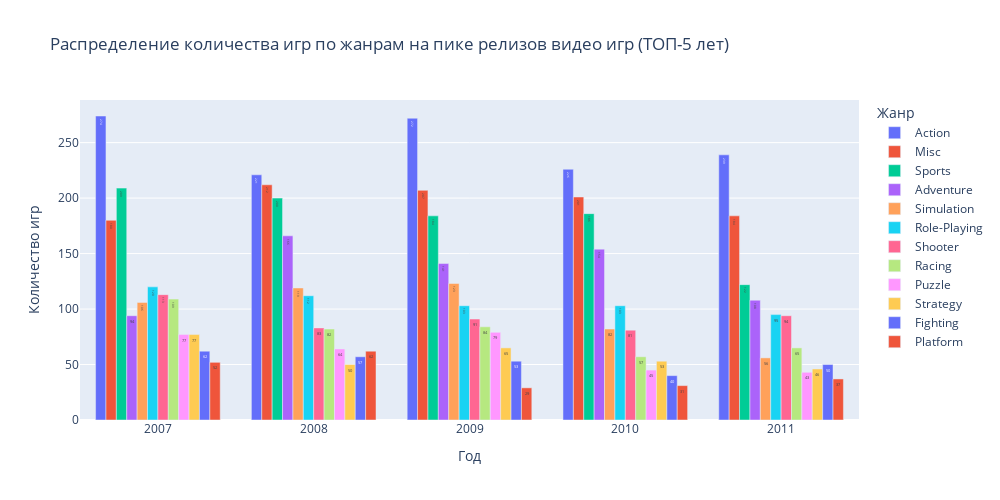

Source (notebook cell):
### Code cell
bar_data = games_df.groupby(['year', 'genre'], as_index=False)['global_sales'].count()\
                            .sort_values(['global_sales'], ascending=False)
top_years = tuple(games_df.groupby(['year'])['global_sales'].count().nlargest(5).index)
bar_data['global_sales'] = bar_data['global_sales'].round()
bar_data = bar_data[bar_data['year'].isin(top_years)]

fig = px.bar(
    data_frame=bar_data,
    x='year',
    y='global_sales',
    barmode='group',
    color='genre',
    text='global_sales',
    orientation='v',
    height=500,
    width=1000,
    title='Распределение количества игр по жанрам на пике релизов видео игр (ТОП-5 лет)',
    labels=dict(year="Год", global_sales="Количество игр", genre='Жанр'),
)
fig.show()

### Figure 1 — Plotly figure (JSON) as saved in the notebook; plotly's stock layout.template omitted (floating-point values rounded to 4 significant figures)
{"data": [{"alignmentgroup": "True", "hovertemplate": "Жанр=Action<br>Год=%{x}<br>Количество игр=%{text}<extra></extra>", "legendgroup": "Action", "marker": {"color": "#636efa", "pattern": {"shape": ""}}, "name": "Action", "offsetgroup": "Action", "orientation": "v", "showlegend": true, "text": [274, 272, 239, 226, 221], "textposition": "auto", "type": "bar", "x": [2007, 2009, 2011, 2010, 2008], "xaxis": "x", "y": [274, 272, 239, 226, 221], "yaxis": "y"}, {"alignmentgroup": "True", "hovertemplate": "Жанр=Misc<br>Год=%{x}<br>Количество игр=%{text}<extra></extra>", "legendgroup": "Misc", "marker": {"color": "#EF553B", "pattern": {"shape": ""}}, "name": "Misc", "offsetgroup": "Misc", "orientation": "v", "showlegend": true, "text": [212, 207, 201, 184, 180], "textposition": "auto", "type": "bar", "x": [2008, 2009, 2010, 2011, 2007], "xaxis": "x", "y": [212, 207, 201, 184, 180], "yaxis": "y"}, {"alignmentgroup": "True", "hovertemplate": "Жанр=Sports<br>Год=%{x}<br>Количество игр=%{text}<extra></extra>", "legendgroup": "Sports", "marker": {"color": "#00cc96", "pattern": {"shape": ""}}, "name": "Sports", "offsetgroup": "Sports", "orientation": "v", "showlegend": true, "text": [209, 200, 186, 184, 122], "textposition": "auto", "type": "bar", "x": [2007, 2008, 2010, 2009, 2011], "xaxis": "x", "y": [209, 200, 186, 184, 122], "yaxis": "y"}, {"alignmentgroup": "True", "hovertemplate": "Жанр=Adventure<br>Год=%{x}<br>Количество игр=%{text}<extra></extra>", "legendgroup": "Adventure", "marker": {"color": "#ab63fa", "pattern": {"shape": ""}}, "name": "Adventure", "offsetgroup": "Adventure", "orientation": "v", "showlegend": true, "text": [166, 154, 141, 108, 94], "textposition": "auto", "type": "bar", "x": [2008, 2010, 2009, 2011, 2007], "xaxis": "x", "y": [166, 154, 141, 108, 94], "yaxis": "y"}, {"alignmentgroup": "True", "hovertemplate": "Жанр=Simulation<br>Год=%{x}<br>Количество игр=%{text}<extra></extra>", "legendgroup": "Simulation", "marker": {"color": "#FFA15A", "pattern": {"shape": ""}}, "name": "Simulation", "offsetgroup": "Simulation", "orientation": "v", "showlegend": true, "text": [123, 119, 106, 82, 56], "textposition": "auto", "type": "bar", "x": [2009, 2008, 2007, 2010, 2011], "xaxis": "x", "y": [123, 119, 106, 82, 56], "yaxis": "y"}, {"alignmentgroup": "True", "hovertemplate": "Жанр=Role-Playing<br>Год=%{x}<br>Количество игр=%{text}<extra></extra>", "legendgroup": "Role-Playing", "marker": {"color": "#19d3f3", "pattern": {"shape": ""}}, "name": "Role-Playing", "offsetgroup": "Role-Playing", "orientation": "v", "showlegend": true, "text": [120, 112, 103, 103, 95], "textposition": "auto", "type": "bar", "x": [2007, 2008, 2009, 2010, 2011], "xaxis": "x", "y": [120, 112, 103, 103, 95], "yaxis": "y"}, {"alignmentgroup": "True", "hovertemplate": "Жанр=Shooter<br>Год=%{x}<br>Количество игр=%{text}<extra></extra>", "legendgroup": "Shooter", "marker": {"color": "#FF6692", "pattern": {"shape": ""}}, "name": "Shooter", "offsetgroup": "Shooter", "orientation": "v", "showlegend": true, "text": [113, 94, 91, 83, 81], "textposition": "auto", "type": "bar", "x": [2007, 2011, 2009, 2008, 2010], "xaxis": "x", "y": [113, 94, 91, 83, 81], "yaxis": "y"}, {"alignmentgroup": "True", "hovertemplate": "Жанр=Racing<br>Год=%{x}<br>Количество игр=%{text}<extra></extra>", "legendgroup": "Racing", "marker": {"color": "#B6E880", "pattern": {"shape": ""}}, "name": "Racing", "offsetgroup": "Racing", "orientation": "v", "showlegend": true, "text": [109, 84, 82, 65, 57], "textposition": "auto", "type": "bar", "x": [2007, 2009, 2008, 2011, 2010], "xaxis": "x", "y": [109, 84, 82, 65, 57], "yaxis": "y"}, {"alignmentgroup": "True", "hovertemplate": "Жанр=Puzzle<br>Год=%{x}<br>Количество игр=%{text}<extra></extra>", "legendgroup": "Puzzle", "marker": {"color": "#FF97FF", "pattern": {"shape": ""}}, "name": "Puzzle", "offsetgroup": "Puzzle", "orientation": "v", "showlegend": true, "text": [79, 77, 64, 45, 43], "textposition": "auto", "type": "bar", "x": [2009, 2007, 2008, 2010, 2011], "xaxis": "x", "y": [79, 77, 64, 45, 43], "yaxis": "y"}, {"alignmentgroup": "True", "hovertemplate": "Жанр=Strategy<br>Год=%{x}<br>Количество игр=%{text}<extra></extra>", "legendgroup": "Strategy", "marker": {"color": "#FECB52", "pattern": {"shape": ""}}, "name": "Strategy", "offsetgroup": "Strategy", "orientation": "v", "showlegend": true, "text": [77, 65, 53, 50, 46], "textposition": "auto", "type": "bar", "x": [2007, 2009, 2010, 2008, 2011], "xaxis": "x", "y": [77, 65, 53, 50, 46], "yaxis": "y"}, {"alignmentgroup": "True", "hovertemplate": "Жанр=Fighting<br>Год=%{x}<br>Количество игр=%{text}<extra></extra>", "legendgroup": "Fighting", "marker": {"color": "#636efa", "pattern": {"shape": ""}}, "name": "Fighting", "offsetgroup": "Fighting", "orientation": "v", "showlegend": true, "text": [62, 57, 53, 50, 40], "textposition": "auto", "type": "bar", "x": [2007, 2008, 2009, 2011, 2010], "xaxis": "x", "y": [62, 57, 53, 50, 40], "yaxis": "y"}, {"alignmentgroup": "True", "hovertemplate": "Жанр=Platform<br>Год=%{x}<br>Количество игр=%{text}<extra></extra>", "legendgroup": "Platform", "marker": {"color": "#EF553B", "pattern": {"shape": ""}}, "name": "Platform", "offsetgroup": "Platform", "orientation": "v", "showlegend": true, "text": [62, 52, 37, 31, 29], "textposition": "auto", "type": "bar", "x": [2008, 2007, 2011, 2010, 2009], "xaxis": "x", "y": [62, 52, 37, 31, 29], "yaxis": "y"}], "layout": {"barmode": "group", "height": 500, "legend": {"title": {"text": "Жанр"}, "tracegroupgap": 0}, "title": {"text": "Распределение количества игр по жанрам на пике релизов видео игр (ТОП-5 лет)"}, "width": 1000, "xaxis": {"anchor": "y", "domain": [0, 1], "title": {"text": "Год"}}, "yaxis": {"anchor": "x", "domain": [0, 1], "title": {"text": "Количество игр"}}}}
